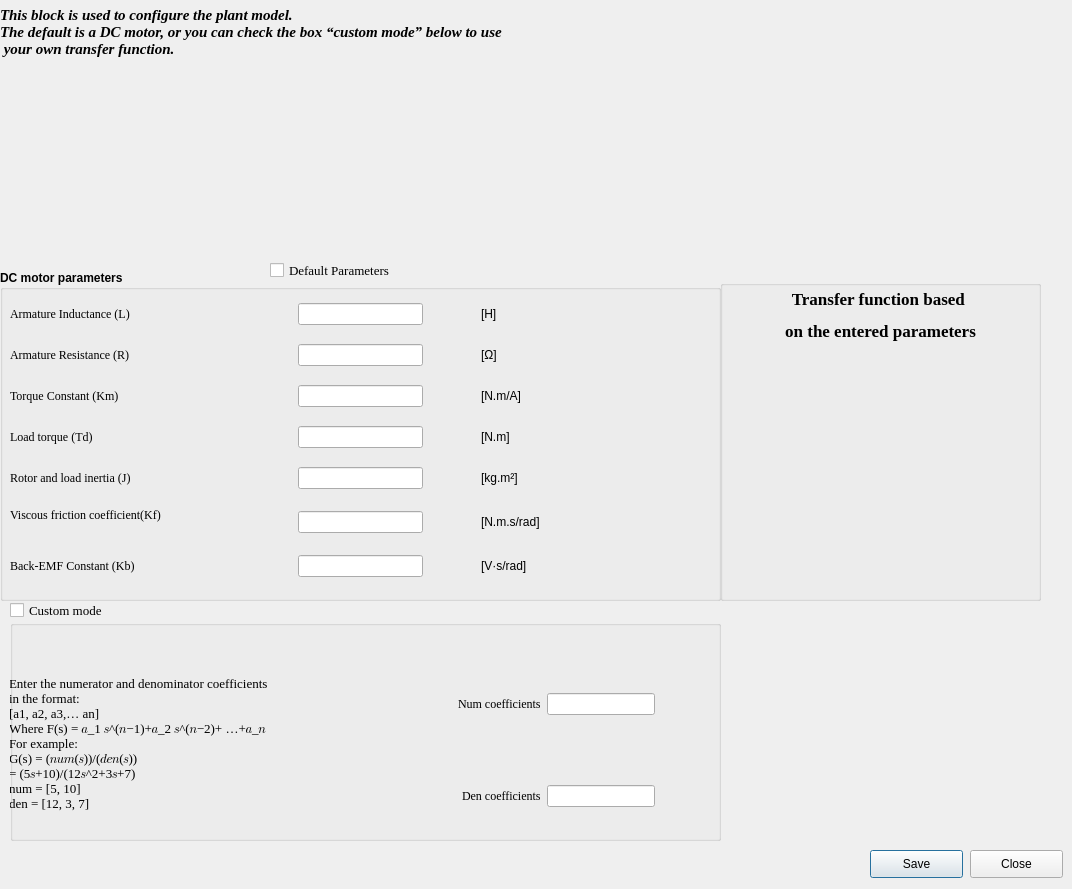
<?xml version="1.0" encoding="UTF-8"?>
<ui version="4.0">
 <class>plant_model</class>
 <widget class="QDialog" name="plant_model">
  <property name="geometry">
   <rect>
    <x>0</x>
    <y>0</y>
    <width>1072</width>
    <height>889</height>
   </rect>
  </property>
  <property name="windowTitle">
   <string>Plant Model Parameters Configuration</string>
  </property>
  <widget class="QPushButton" name="save_button">
   <property name="geometry">
    <rect>
     <x>870</x>
     <y>850</y>
     <width>93</width>
     <height>28</height>
    </rect>
   </property>
   <property name="text">
    <string>Save</string>
   </property>
  </widget>
  <widget class="QPushButton" name="close_button">
   <property name="geometry">
    <rect>
     <x>970</x>
     <y>850</y>
     <width>93</width>
     <height>28</height>
    </rect>
   </property>
   <property name="text">
    <string>Close</string>
   </property>
  </widget>
  <widget class="QLabel" name="label">
   <property name="geometry">
    <rect>
     <x>360</x>
     <y>60</y>
     <width>371</width>
     <height>211</height>
    </rect>
   </property>
   <property name="text">
    <string>&lt;html&gt;&lt;head/&gt;&lt;body&gt;&lt;p&gt;&lt;img src=&quot;:/model_config/images/dc_motor.png&quot;/&gt;&lt;/p&gt;&lt;/body&gt;&lt;/html&gt;</string>
   </property>
  </widget>
  <widget class="QLabel" name="label_2">
   <property name="geometry">
    <rect>
     <x>0</x>
     <y>70</y>
     <width>371</width>
     <height>191</height>
    </rect>
   </property>
   <property name="text">
    <string>&lt;html&gt;&lt;head/&gt;&lt;body&gt;&lt;p&gt;&lt;img src=&quot;:/model_config/images/dc_transfer_function.png&quot;/&gt;&lt;/p&gt;&lt;/body&gt;&lt;/html&gt;</string>
   </property>
  </widget>
  <widget class="QLabel" name="label_3">
   <property name="geometry">
    <rect>
     <x>0</x>
     <y>10</y>
     <width>711</width>
     <height>61</height>
    </rect>
   </property>
   <property name="font">
    <font>
     <family>Times New Roman</family>
     <pointsize>11</pointsize>
     <weight>75</weight>
     <italic>true</italic>
     <bold>true</bold>
    </font>
   </property>
   <property name="text">
    <string>This block is used to configure the plant model.
The default is a DC motor, or you can check the box “custom mode” below to use 
 your own transfer function.
</string>
   </property>
  </widget>
  <widget class="QGroupBox" name="dc_motor_box">
   <property name="geometry">
    <rect>
     <x>0</x>
     <y>270</y>
     <width>721</width>
     <height>331</height>
    </rect>
   </property>
   <property name="font">
    <font>
     <pointsize>9</pointsize>
     <weight>75</weight>
     <bold>true</bold>
    </font>
   </property>
   <property name="title">
    <string>DC motor parameters</string>
   </property>
   <widget class="QWidget" name="gridLayoutWidget">
    <property name="geometry">
     <rect>
      <x>10</x>
      <y>20</y>
      <width>701</width>
      <height>301</height>
     </rect>
    </property>
    <layout class="QGridLayout" name="gridLayout_2">
     <item row="0" column="0" alignment="Qt::AlignLeft">
      <widget class="QLabel" name="label_4">
       <property name="font">
        <font>
         <family>Times New Roman</family>
         <weight>50</weight>
         <bold>false</bold>
        </font>
       </property>
       <property name="text">
        <string>Armature Inductance (L)</string>
       </property>
      </widget>
     </item>
     <item row="3" column="0">
      <widget class="QLabel" name="label_11">
       <property name="font">
        <font>
         <family>Times New Roman</family>
         <weight>50</weight>
         <bold>false</bold>
        </font>
       </property>
       <property name="text">
        <string>Load torque (Td)</string>
       </property>
      </widget>
     </item>
     <item row="0" column="1" alignment="Qt::AlignHCenter">
      <widget class="QLineEdit" name="motor_L"/>
     </item>
     <item row="1" column="1" alignment="Qt::AlignHCenter">
      <widget class="QLineEdit" name="motor_R"/>
     </item>
     <item row="6" column="1" alignment="Qt::AlignHCenter">
      <widget class="QLineEdit" name="motor_Kb"/>
     </item>
     <item row="2" column="1" alignment="Qt::AlignHCenter">
      <widget class="QLineEdit" name="motor_Km"/>
     </item>
     <item row="5" column="1" alignment="Qt::AlignHCenter">
      <widget class="QLineEdit" name="motor_Kf"/>
     </item>
     <item row="6" column="0">
      <widget class="QLabel" name="label_14">
       <property name="font">
        <font>
         <family>Times New Roman</family>
         <weight>50</weight>
         <bold>false</bold>
        </font>
       </property>
       <property name="text">
        <string>Back-EMF Constant (Kb)</string>
       </property>
      </widget>
     </item>
     <item row="4" column="0">
      <widget class="QLabel" name="label_12">
       <property name="font">
        <font>
         <family>Times New Roman</family>
         <weight>50</weight>
         <bold>false</bold>
        </font>
       </property>
       <property name="text">
        <string>Rotor and load inertia (J)</string>
       </property>
      </widget>
     </item>
     <item row="4" column="1" alignment="Qt::AlignHCenter">
      <widget class="QLineEdit" name="motor_J"/>
     </item>
     <item row="5" column="0">
      <widget class="QLabel" name="label_13">
       <property name="font">
        <font>
         <family>Times New Roman</family>
         <weight>50</weight>
         <bold>false</bold>
        </font>
       </property>
       <property name="text">
        <string>Viscous friction coefficient(Kf)
</string>
       </property>
      </widget>
     </item>
     <item row="1" column="0">
      <widget class="QLabel" name="label_5">
       <property name="font">
        <font>
         <family>Times New Roman</family>
         <weight>50</weight>
         <bold>false</bold>
        </font>
       </property>
       <property name="text">
        <string>Armature Resistance (R)</string>
       </property>
      </widget>
     </item>
     <item row="3" column="1" alignment="Qt::AlignHCenter">
      <widget class="QLineEdit" name="motor_Td"/>
     </item>
     <item row="2" column="0">
      <widget class="QLabel" name="label_10">
       <property name="font">
        <font>
         <family>Times New Roman</family>
         <weight>50</weight>
         <bold>false</bold>
        </font>
       </property>
       <property name="text">
        <string>Torque Constant (Km)</string>
       </property>
      </widget>
     </item>
     <item row="1" column="2">
      <widget class="QLabel" name="label_15">
       <property name="font">
        <font>
         <weight>50</weight>
         <bold>false</bold>
        </font>
       </property>
       <property name="text">
        <string>[Ω]</string>
       </property>
      </widget>
     </item>
     <item row="0" column="2">
      <widget class="QLabel" name="label_16">
       <property name="font">
        <font>
         <weight>50</weight>
         <bold>false</bold>
        </font>
       </property>
       <property name="text">
        <string>[H]</string>
       </property>
      </widget>
     </item>
     <item row="2" column="2">
      <widget class="QLabel" name="label_17">
       <property name="font">
        <font>
         <weight>50</weight>
         <bold>false</bold>
        </font>
       </property>
       <property name="text">
        <string>[N.m/A]</string>
       </property>
      </widget>
     </item>
     <item row="3" column="2">
      <widget class="QLabel" name="label_18">
       <property name="font">
        <font>
         <weight>50</weight>
         <bold>false</bold>
        </font>
       </property>
       <property name="text">
        <string>[N.m]</string>
       </property>
      </widget>
     </item>
     <item row="4" column="2">
      <widget class="QLabel" name="label_19">
       <property name="font">
        <font>
         <weight>50</weight>
         <bold>false</bold>
        </font>
       </property>
       <property name="text">
        <string>[kg.m²]</string>
       </property>
      </widget>
     </item>
     <item row="5" column="2">
      <widget class="QLabel" name="label_20">
       <property name="font">
        <font>
         <weight>50</weight>
         <bold>false</bold>
        </font>
       </property>
       <property name="text">
        <string>[N.m.s/rad]</string>
       </property>
      </widget>
     </item>
     <item row="6" column="2">
      <widget class="QLabel" name="label_21">
       <property name="font">
        <font>
         <weight>50</weight>
         <bold>false</bold>
        </font>
       </property>
       <property name="text">
        <string>[V·s/rad]</string>
       </property>
      </widget>
     </item>
    </layout>
   </widget>
  </widget>
  <widget class="QCheckBox" name="default_box">
   <property name="geometry">
    <rect>
     <x>270</x>
     <y>260</y>
     <width>171</width>
     <height>20</height>
    </rect>
   </property>
   <property name="font">
    <font>
     <family>Times New Roman</family>
     <pointsize>10</pointsize>
    </font>
   </property>
   <property name="text">
    <string>Default Parameters</string>
   </property>
  </widget>
  <widget class="QCheckBox" name="custom_box">
   <property name="geometry">
    <rect>
     <x>10</x>
     <y>600</y>
     <width>171</width>
     <height>20</height>
    </rect>
   </property>
   <property name="font">
    <font>
     <family>Times New Roman</family>
     <pointsize>10</pointsize>
    </font>
   </property>
   <property name="text">
    <string>Custom mode</string>
   </property>
  </widget>
  <widget class="QGroupBox" name="custom_mode_box">
   <property name="geometry">
    <rect>
     <x>10</x>
     <y>620</y>
     <width>711</width>
     <height>221</height>
    </rect>
   </property>
   <property name="title">
    <string/>
   </property>
   <widget class="QWidget" name="horizontalLayoutWidget">
    <property name="geometry">
     <rect>
      <x>-1</x>
      <y>9</y>
      <width>711</width>
      <height>243</height>
     </rect>
    </property>
    <layout class="QHBoxLayout" name="horizontalLayout_4">
     <item>
      <widget class="QLabel" name="label_22">
       <property name="font">
        <font>
         <family>Times New Roman</family>
         <pointsize>10</pointsize>
        </font>
       </property>
       <property name="text">
        <string>Enter the numerator and denominator coefficients
in the format:
[a1, a2, a3,… an] 
Where F(s) = 𝑎_1 𝑠^(𝑛−1)+𝑎_2 𝑠^(𝑛−2)+ …+𝑎_𝑛
For example:
G(s) = (𝑛𝑢𝑚(𝑠))/(𝑑𝑒𝑛(𝑠)) 
= (5𝑠+10)/(12𝑠^2+3𝑠+7)
num = [5, 10]
den = [12, 3, 7]
</string>
       </property>
      </widget>
     </item>
     <item>
      <layout class="QGridLayout" name="gridLayout_3">
       <item row="1" column="0" alignment="Qt::AlignRight">
        <widget class="QLabel" name="label_23">
         <property name="font">
          <font>
           <family>Times New Roman</family>
           <pointsize>9</pointsize>
          </font>
         </property>
         <property name="text">
          <string>Den coefficients</string>
         </property>
        </widget>
       </item>
       <item row="0" column="0" alignment="Qt::AlignRight">
        <widget class="QLabel" name="label_24">
         <property name="font">
          <font>
           <family>Times New Roman</family>
           <pointsize>9</pointsize>
          </font>
         </property>
         <property name="text">
          <string>Num coefficients</string>
         </property>
        </widget>
       </item>
       <item row="1" column="1" alignment="Qt::AlignLeft">
        <widget class="QLineEdit" name="den_custom_coeff"/>
       </item>
       <item row="0" column="1" alignment="Qt::AlignLeft">
        <widget class="QLineEdit" name="num_custom_coeff"/>
       </item>
      </layout>
     </item>
    </layout>
   </widget>
  </widget>
  <widget class="QGroupBox" name="display_result">
   <property name="geometry">
    <rect>
     <x>720</x>
     <y>280</y>
     <width>321</width>
     <height>321</height>
    </rect>
   </property>
   <property name="font">
    <font>
     <family>Times New Roman</family>
     <pointsize>9</pointsize>
     <weight>75</weight>
     <bold>true</bold>
    </font>
   </property>
   <property name="title">
    <string/>
   </property>
   <widget class="QLabel" name="transfer_function_res">
    <property name="geometry">
     <rect>
      <x>0</x>
      <y>90</y>
      <width>311</width>
      <height>241</height>
     </rect>
    </property>
    <property name="text">
     <string>&lt;html&gt;&lt;head/&gt;&lt;body&gt;&lt;p&gt;&lt;img src=&quot;:/model_config/images/tf_mockup.png&quot;/&gt;&lt;/p&gt;&lt;/body&gt;&lt;/html&gt;</string>
    </property>
   </widget>
   <widget class="QLabel" name="label_25">
    <property name="geometry">
     <rect>
      <x>0</x>
      <y>0</y>
      <width>321</width>
      <height>71</height>
     </rect>
    </property>
    <property name="font">
     <font>
      <pointsize>13</pointsize>
     </font>
    </property>
    <property name="text">
     <string>&lt;html&gt;&lt;head/&gt;&lt;body&gt;&lt;p align=&quot;center&quot;&gt;Transfer function based &lt;/p&gt;&lt;p align=&quot;center&quot;&gt;on the entered parameters&lt;/p&gt;&lt;/body&gt;&lt;/html&gt;</string>
    </property>
   </widget>
  </widget>
 </widget>
 <resources>
  <include location="../resources/plant_model.qrc"/>
 </resources>
 <connections/>
</ui>
